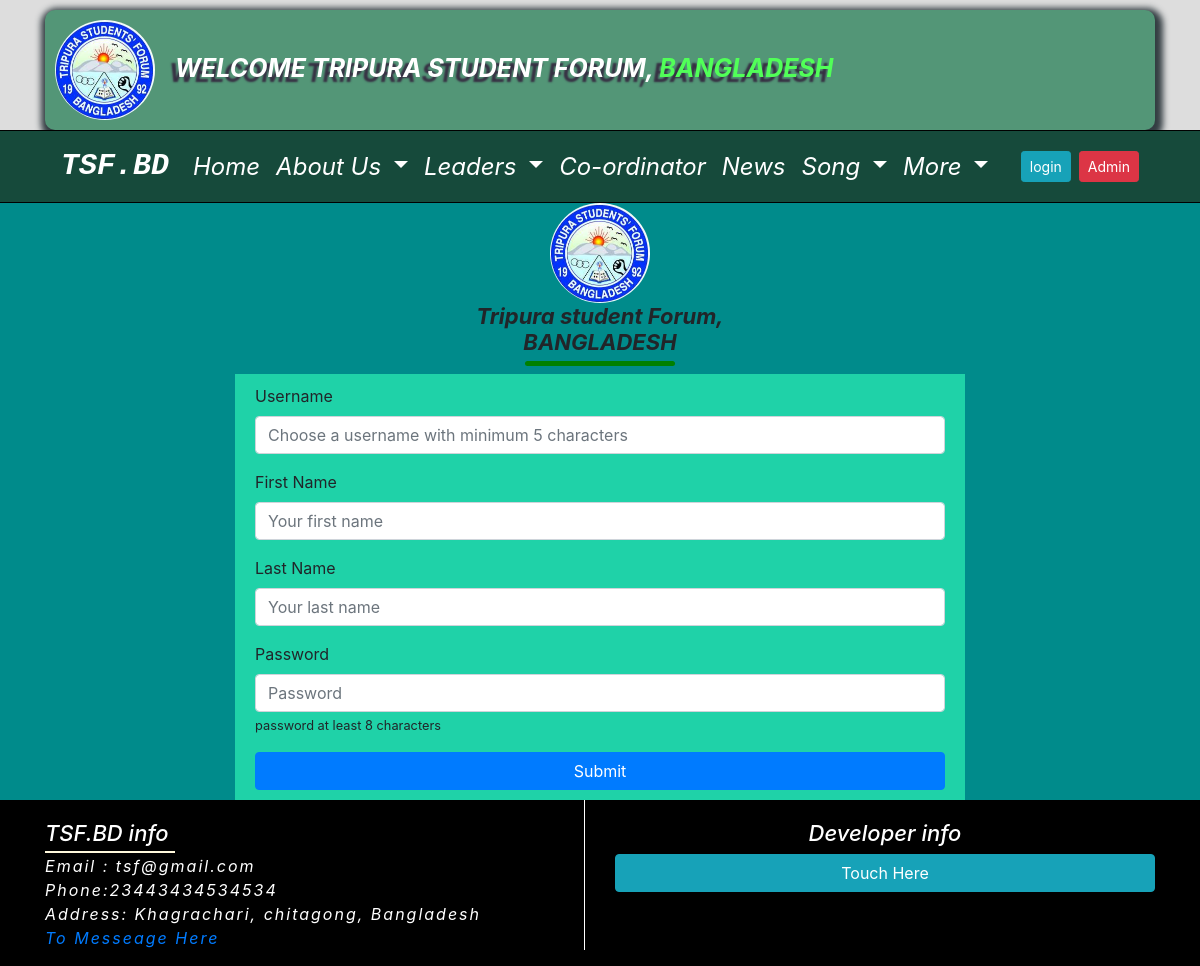
Screenshot of /register/ with the database file from the repository.
### Home_app/models.py (models this page shows, shortened)
class TsfAboutSetting(models.Model):
    tsf_logo = models.ImageField(upload_to='tsf_logo', blank=True)
    tsf_greeting = models.CharField(max_length=255, blank=True)
    country = models.CharField(max_length=255, blank=True)
    tsf_phone = models.CharField(max_length=255, blank=True)
    tsf_email = models.EmailField(max_length=255, blank=True)
    tsf_address = models.TextField(blank=True)
    tsf_about = models.TextField(blank=True)
    tsf_president_name = models.CharField(max_length=255, blank=True)
    tsf_president_photo = models.ImageField(upload_to='president_photo', blank=True)
    tsf_president_title = models.CharField(max_length=255, blank=True)
    tsf_secretary_name = models.CharField(max_length=255, blank=True)
    tsf_secretary_photo = models.ImageField(upload_to='secretary_photo', blank=True)
    tsf_secretary_title = models.CharField(max_length=255, blank=True)
    tsf_fb_link = models.URLField(max_length=255, blank=True)
    tsf_twitter_link = models.URLField(max_length=255, blank=True)
    tsf_instagram_link = models.URLField(max_length=255, blank=True)
    tsf_linkdin_link = models.URLField(max_length=255, blank=True)
    tsf_youtube_link = models.URLField(max_length=255, blank=True)
    developer_name = models.CharField(max_length=200)
    developer_address = models.CharField(max_length=250)
    developer_website = models.URLField(blank=True)
    developer_email = models.EmailField(blank=True)
    developer_fb = models.URLField(blank=True)
    developer_youtube = models.URLField(blank=True)
    developer_instagram = models.URLField(blank=True)
    developer_linkdin = models.URLField(blank=True)
    class Meta:
        verbose_name_plural = "TSF ABOUT"

### Profile_app/views.py (the view, shortened to what this page needs)
# urls.py: path('register/', user_views.register, name='register'),
def register(request):
    about_inform = TsfAboutSetting.objects.get(id=1)
    if request.user.is_authenticated:
        return redirect('profile')
    else:
        return render(request, 'Profile_app/register.html', context={'about_inform': about_inform})

### templates/Profile_app/register.html (shortened to what this page needs)
{% extends 'home/base.html' %}
{% load crispy_forms_tags %}
{% load static %}
{% block body %}
<div class="login_page_section">
	<div class="container">
    <div class="text-center">
  <img src="{% static 'img/tsf.jpg' %}" alt="" class="tsf_logo"/ >
  </div>
    <h1 class="tsf_name_title">Tripura student Forum,<br> BANGLADESH</h1>
  <div class="row justify-content-center">
    <div class="col-md-8">
      <div class="login_form">
        <form method="post">
      <div class="form-group">
          <label for="userField">Username</label>
          <input type="text" name="username"
          id="usernameField" class="form-control" value="{{ fieldValue.username}}"
            placeholder="Choose a username with minimum 5 characters" required>
        </div>
        <div class="form-group">
            <label for="firsname">First Name</label>
            <input type="text" name="fname"
            id="firsname" class="form-control"
              placeholder="Your first name" required>
          </div>
          <div class="form-group">
              <label for="lastname">Last Name</label>
              <input type="text" name="lname"
              id="lastname" class="form-control"
                placeholder="Your last name" required>
            </div>
      <div class="form-group">
        <label for="password">Password</label>
        <input type="password" name="password" class="form-control" id="passwordField" placeholder="Password" required>
        <small>password at least 8 characters</small>
      </div>
      <button type="submit" class="btn btn-primary btn-block" id="submit-btn">Submit</button>
    </form>
        </div>
      </div>
    </div>
  </div>
</div>
{% endblock %}

### templates/home/banner.html
{% load static %}
<section id="banner_section">
    <div class="container">
    <div class="logoheder">
      <div class="logo-section">
        <img src="{{about_inform.tsf_logo.url }}" alt=""  class=" rounded-circle logo"/>
      </div>
    <p class="logotext">{{ about_inform.tsf_greeting }}, <span class="countrytext">{{ about_inform.country }}</span></p>
    </div>
    </div>
    </section>

### templates/home/footer.html (shortened to what this page needs)
<div class="container">
    <div class="row">
       <div class="col-md-6">
   <div class="side_left">
    <ul class="footer_list">
      <h2 class="Tsf_info">TSF.BD info</h2>
       <li> Email : {{ about_inform.tsf_email }}</li>
       <li> Phone:{{ about_inform.tsf_phone }}</li>
       <li> Address: {{ about_inform.tsf_address }}</li>
       <li> <a href="{% url 'contact' %}">To Messeage Here</a></li>
     </ul>
   </div>
       </div>
       <div class="col-md-6">
<div class="footer_list">
  <h2 class="developer_title">Developer info</h2>
<button type="button" class="btn btn-info btn-block" data-toggle="modal" data-target="#exampleModalCenter">
Touch Here
</button>
</div>
            </div>
    </div>
</div>

### Home_app/static/css/home.css (style rules this page uses)
* { margin: 0; padding: 0; }
.logo { height:100px; width:100px; margin-left:10px; animation: rotatelogo 5s linear infinite ; }
.logoheder { height: 120px; margin-top:10px; background:#539677; box-shadow:2px 4px 6px 6px #333d42; border-radius:10px; padding-bottom:10px; padding-top:10px; }
.countrytext { color:#51ff58; font-weight:bold; font-style:italic; text-transform:uppercase; text-shadow:-6px 5px 2px #362e42; font-size: 25px; padding-top: 15px; }
.logotext { font-weight:bold; font-style:italic; color:#fff; text-transform:uppercase; text-shadow:-6px 5px 2px #362e42; font-size: 25px; padding-top: 30px; }
.logo-section { margin-right:20px; float: left; }
.tsf_logo { height: 100px; width: 100px; border-radius: 50%; animation: logo 5s linear infinite; }
.tsf_name_title { text-align: center; font-size: 22px; font-style: italic; font-weight: bold; }
.tsf_name_title:after { content: ''; display: block; width: 150px; height: 5px; background: green; margin: 5px auto; border-radius: 10px; }

### Home_app/static/css/profile_app.css (style rules this page uses)
.login_form { padding: 10px 20px; background: #1fd2a8; }
.login_page_section { min-height: 550px; background-color: darkcyan; }

### Home_app/static/css/footer.css (style rules this page uses)
.footer_list { padding-top: 20px; }
.side_left { border-right: 1px solid #fff; }
.footer_list li { font-size: 16px; letter-spacing: 2px; font-style: italic; list-style: none; color: #fff; }
.developer_title { text-align: center; color: #fff!important; font-size: 22px; font-style: italic; }
.Tsf_info { color: #fff; font-size: 22px; font-style: italic; position: relative; }
.Tsf_info::after { position: absolute; content: ''; height: 2px; width: 130px; display: block; margin-top: 5px; background: cornsilk; }

### rows the page displays
TsfAboutSetting: tsf_logo (picture), tsf_greeting "WELCOME TRIPURA STUDENT FORUM", country "BANGLADESH", tsf_email "tsf@gmail.com", tsf_phone "23443434534534", tsf_address "Khagrachari, chitagong, Bangladesh"
